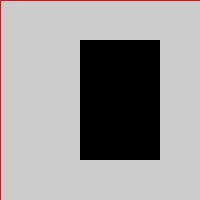
Frame 1 (no input)
Frame 60 (the mouse pressed at the canvas centre just before this capture): identical to frame 1, image omitted
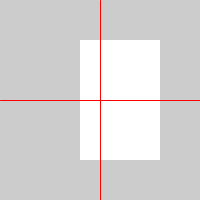
Frame 120 (the mouse held since frame 60 and released just before this capture)

The Processing sketch that drew these frames (run headless with seeded random() and noise(); from frame 60 on, the mouse is pressed at the canvas centre):

// Processing sketch: Intaractivity_05_Mouse
// ── Intaractivity_05_Mouse.pde
// Mouse Position

void setup(){
  size(200, 200);
  fill(0);
}

void draw(){
  background(204);

  noStroke();
  // INSIDE
  if ((80 < mouseX)&&(mouseX < 160)&&
  (40 < mouseX)&&(mouseY < 160)){
    fill(255); // white
  }

  // OUTSIDE
  else{
    fill(0); // black
  }

  rect(80,40, 80,120);

  stroke(255,0,0);
  line(mouseX,0, mouseX,height);
  line(0,mouseY, width,mouseY);

}
